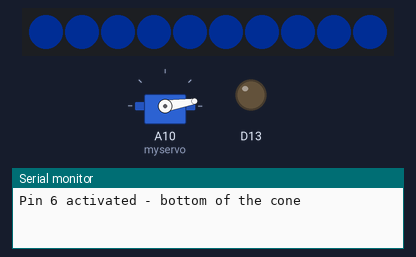
The sketch below on a simulated Adafruit Circuit Playground Express. Shown: 10 RGB LEDs in strip order, left to right, servo, output pins drawn as LEDs (lit = HIGH), the last lines printed to the serial monitor. Dim RGB values are drawn brighter than linear.

Above: at 0.15 s.
At 9.46 s:
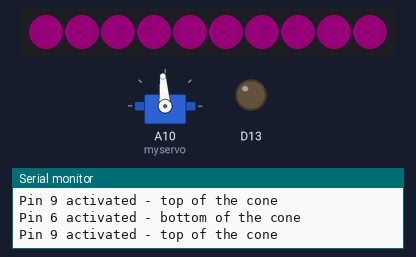
At 19.08 s:
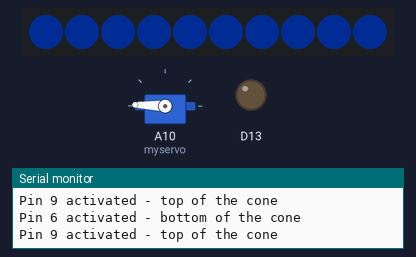
At 38.01 s:
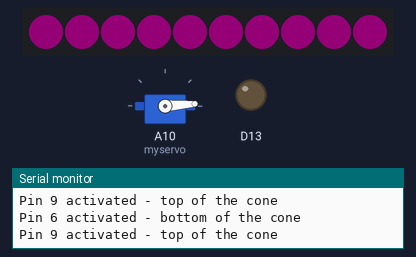
Timing chart, 0 to 40.0 s (numbered marks = the images above):
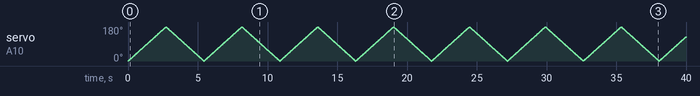

The sketch:

Design_Challenge_3_E_Textile.ino
```cpp
/*

Isha Kanu
Design Challenge #3
Joel Swanson
ATLS 5410-002

 */


#include <Adafruit_CircuitPlayground.h>
#include <Servo.h>

Servo myservo;  // create servo object to control a servo

#define CAP_THRESHOLD   65

/**Setting up the ability to read capactive touch on the Circuit Playgroun**/
boolean capButton(uint8_t pad) {
  if (CircuitPlayground.readCap(pad) > CAP_THRESHOLD) {
    return true;
  } else {
    return false;
  }
}

int pos = 0;    // variable to store the servo position

void setup() {
  Serial.begin(9600); // Starting the serial monitor
  CircuitPlayground.begin(); // Initializing the Circuit Playground
  myservo.attach(A10);  // attaches the servo to pin A10 on the circuit playground

}

void loop() {

  if (capButton(6)) { // if the 6 pin is activated through capactive touch
    Serial.println("Pin 6 activated - bottom of the cone");


    for (int i = 0 ; i < 10; i++) {// loop through all of the LEDs and turn them on
      CircuitPlayground.setPixelColor(i, 0, 75, 255); // light blue colour
    }
    for (pos = 0; pos <= 180; pos += 1) { // goes from 0 degrees to 180 degrees
      // in steps of 1 degree
      myservo.write(pos);              // tell servo to go to position in variable 'pos'
      delay(15);
    }

  } else { // if pin 6 is not activated turn off all of the LEDS
    CircuitPlayground.clearPixels();
  }

    if (capButton(9)) {// if the 9 pin is activated through capactive touch
    Serial.println("Pin 9 activated - top of the cone");

    for (int i = 0 ; i < 10; i++) { // loop through all of the LEDs and turn them on
      CircuitPlayground.setPixelColor(i, 255, 0, 200); // light pink
    }


    for (pos = 180; pos >= 0; pos -= 1) { // goes from 180 degrees to 0 degrees
      myservo.write(pos);              // tell servo to go to position in variable 'pos'
      delay(15);
      }

  } else { // if not turn off all of the LEDS
    CircuitPlayground.clearPixels();
  }

}
```
